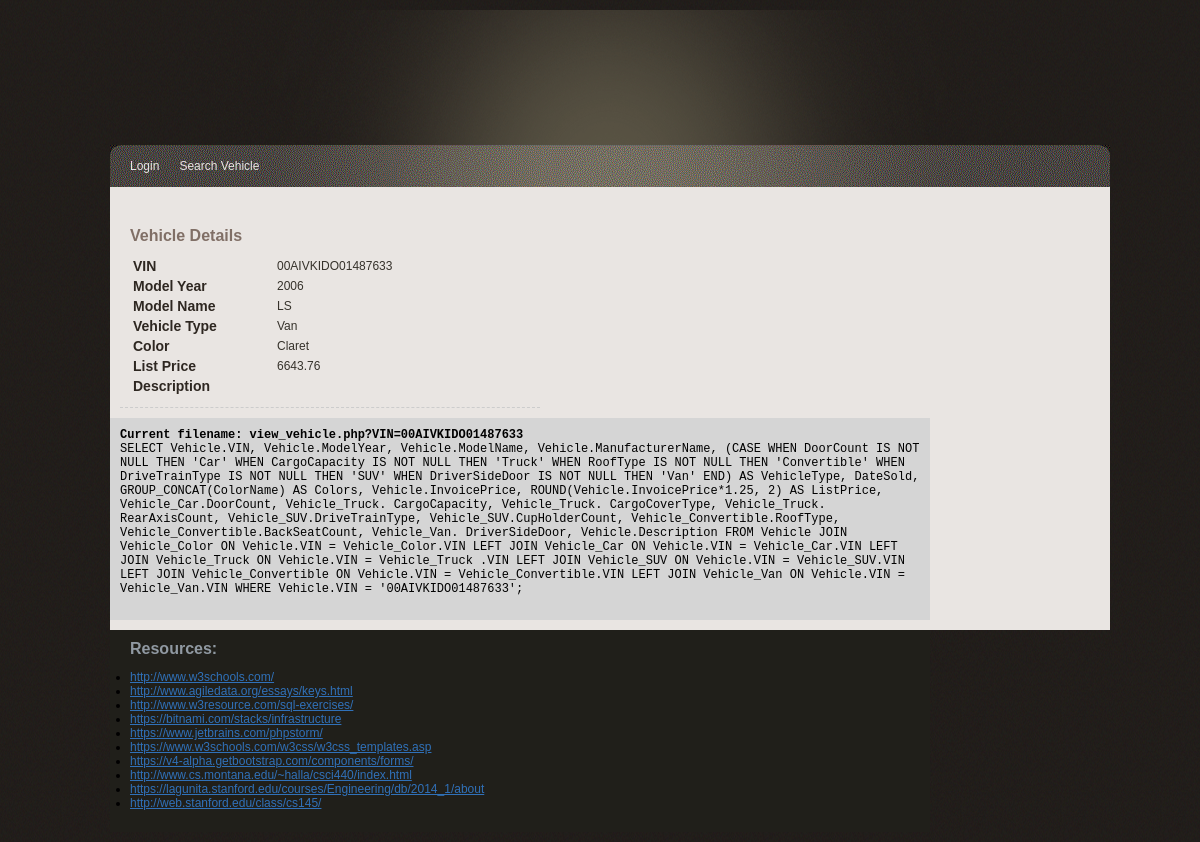
Page /view_vehicle.php?VIN=00AIVKIDO01487633 on the committed database.
### tables this page shows
CREATE TABLE Vehicle_Van(
  VIN varchar(17) NOT NULL,
  DriverSideDoor boolean NOT NULL,
  PRIMARY KEY (VIN)
);

CREATE TABLE Vehicle(
  VIN varchar(17) NOT NULL,
  ManufacturerName varchar(50) NOT NULL,
  ModelName varchar(50) NOT NULL,
  ModelYear int NOT NULL,
  InvoicePrice float NOT NULL,
  ClerkUsername varchar(60) NOT NULL,
  DateAdded date NOT NULL,
  SoldPrice float NULL,
  DateSold date NULL,
  SalespeopleUsername varchar(60) NULL,
  CustomerID int NULL,
  Description varchar(300) NULL,
  PRIMARY KEY (VIN)
);

### lib/sqlLib.php (called while the page is built, shortened)
<?php
function get_vehicle_profile_sql($VIN) {
    return "SELECT Vehicle.VIN, Vehicle.ModelYear, Vehicle.ModelName, Vehicle.ManufacturerName, (CASE
  WHEN DoorCount IS NOT NULL THEN 'Car'
  WHEN CargoCapacity IS NOT NULL THEN 'Truck'
  WHEN RoofType IS NOT NULL THEN 'Convertible'
  WHEN DriveTrainType IS NOT NULL THEN 'SUV'
  WHEN DriverSideDoor IS NOT NULL THEN 'Van'
  END) AS VehicleType, DateSold,
GROUP_CONCAT(ColorName) AS Colors, Vehicle.InvoicePrice, ROUND(Vehicle.InvoicePrice*1.25, 2) AS ListPrice, Vehicle_Car.DoorCount, Vehicle_Truck. CargoCapacity, Vehicle_Truck. CargoCoverType, Vehicle_Truck. RearAxisCount, Vehicle_SUV.DriveTrainType, Vehicle_SUV.CupHolderCount, Vehicle_Convertible.RoofType, Vehicle_Convertible.BackSeatCount, Vehicle_Van. DriverSideDoor, Vehicle.Description
FROM Vehicle
JOIN Vehicle_Color ON Vehicle.VIN = Vehicle_Color.VIN
LEFT JOIN Vehicle_Car ON Vehicle.VIN = Vehicle_Car.VIN
LEFT JOIN Vehicle_Truck ON Vehicle.VIN = Vehicle_Truck .VIN
LEFT JOIN Vehicle_SUV ON Vehicle.VIN = Vehicle_SUV.VIN
LEFT JOIN Vehicle_Convertible ON Vehicle.VIN = Vehicle_Convertible.VIN
LEFT JOIN Vehicle_Van ON Vehicle.VIN = Vehicle_Van.VIN
WHERE Vehicle.VIN = '$VIN'";
}
?>

### view_vehicle.php (the view, shortened to what this page needs)
<?php
include('lib/common.php');
include('lib/sqlLib.php');
    $VIN = mysqli_real_escape_string($db, $_REQUEST['VIN']);
    $query = get_vehicle_profile_sql($VIN);
    $result = mysqli_query($db, $query);
    if ( !is_bool($result) && (mysqli_num_rows($result) > 0) ) {
        $row = mysqli_fetch_array($result, MYSQLI_ASSOC);
    } else {
        array_push($error_msg,  "Query ERROR: Failed to get Vehicle profile...<br>" . __FILE__ ." line:". __LINE__ );
    }
?>
<?php include("lib/header.php"); ?>
</head>
<body>
		<div id="main_container">
            <div class="center_left">
            <?php include("lib/menu.php"); ?>
    <div class="center_content">
        <div class="center_left">
                <div class="profile_section">
                    <div class="subtitle">Vehicle Details</div>
                    <table>
                        <tr>
                            <td class="item_label">VIN</td>
                            <td>
                                <?php print $row['VIN'];?>
                            </td>
                        </tr>
                        <tr>
                            <td class="item_label">Model Year</td>
                            <td>
                                <?php print $row['ModelYear'];?>
                            </td>
                        </tr>
                        <tr>
                            <td class="item_label">Model Name</td>
                            <td>
                                <?php print $row['ModelName'];?>
                            </td>
                        </tr>
                        <tr>
                            <td class="item_label">Vehicle Type</td>
                            <td>
                                <?php print $row['VehicleType'];?>
                            </td>
                        </tr>
                         <tr>
                            <td class="item_label">Color</td>
                            <td>
                                <?php print $row['Colors'];?>
                            </td>
                        </tr>
                        <tr>
                            <td class="item_label">List Price</td>
                            <td>
                                <?php print $row['ListPrice'];?>
                            </td>
                        </tr>
                        <tr>
                            <td class="item_label">Description</td>
                            <td>
                            </td>
                        </tr>
                    </table>
                </div>
        </div>
                <?php include("lib/error.php"); ?>
			</div>
               <?php include("lib/footer.php"); ?>
		</div>
	</body>
</html>

### css/gtonline_style.css (style rules this page uses)
body { background:url(../img/bg.gif) repeat #000000; padding:0; font-family: Verdana, Geneva, sans-serif; font-size:12px; margin:auto auto auto auto; color:#36322b; }
table { width: 100%; }
th, td { padding: 1px; text-align: left; }
#main_container { width:1000px; height:auto; margin:auto; padding:0px; }
.item_label { font-family: Verdana, Geneva, sans-serif; width:140px; font-weight:bold; font-size:14px; color:#2e2721; }
.subtitle { width: 600px; font-family: Verdana, Geneva, sans-serif; font-weight:bold; font-size:16px; color:#806F66; padding:10px 0px 10px 0px; }
.center_content { width:1000px; height:auto; padding:10px 0px 10px 0px; clear:both; background-color:#E9E5E2; }
.center_left { width:600px; float:left; padding:10px 10px 10px 10px; }
.profile_section { float:left; width:400px; border-bottom:1px #CCCCCC dashed; padding:10px 10px 10px 10px; }

### rows in the picture
vehicle_van: VIN.VIN "00AIVKIDO01487633", VIN.ModelYear "2006", VIN.ModelName "LS"

### other values in the picture
$row['VehicleType'] "Van"
$row['Colors'] "Claret"
$row['ListPrice'] "6643.76"
$query "Current filename: view_vehicle.php?VIN=00AIVKIDO01487633"
